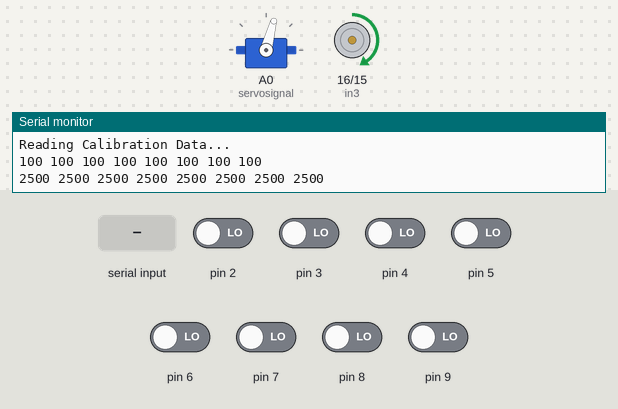
A sketch run on a simulated Arduino Uno, built with avr-gcc and run on an emulated ATmega328P. On the bench: servo, motor-driver pin pairs drawn as motors (green arrow = first pin HIGH = forward, orange = second pin HIGH = backward, longer = more drive, scaled by the enable pin), the last lines printed to the serial monitor. The test bench sets the inputs (shaded band); at power-on: pin 2–9 LOW.

Above: at 1.3 s.
1.4 s: "b" received over Serial
At 2.6 s:
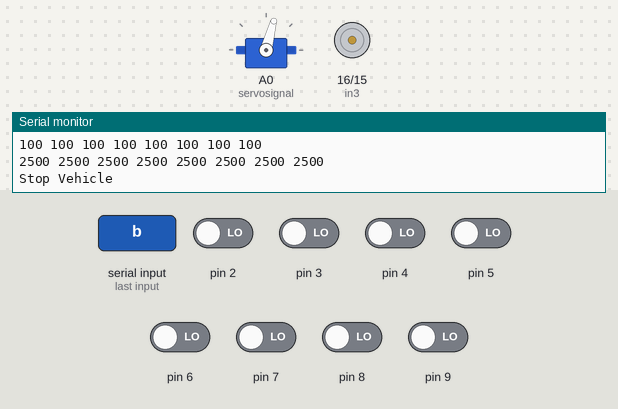
2.9 s: pin 5 driven HIGH
At 3.8 s:
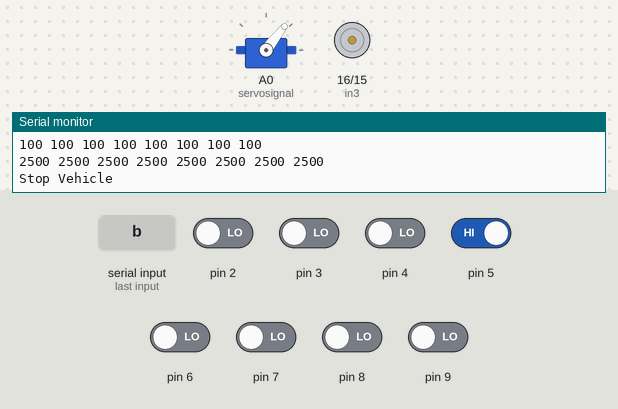
4.4 s: "s" received over Serial
At 5.1 s:
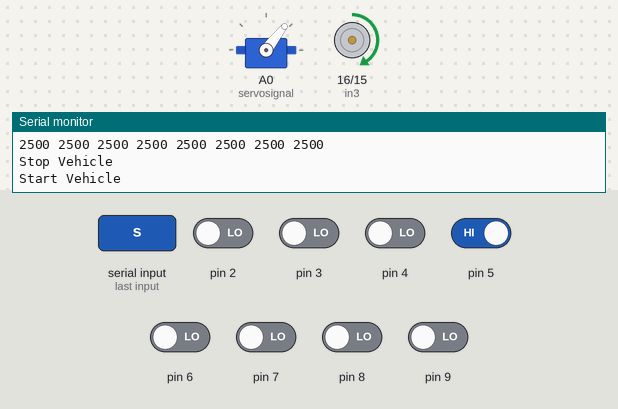
5.9 s: pin 8 driven HIGH
At 7.1 s:
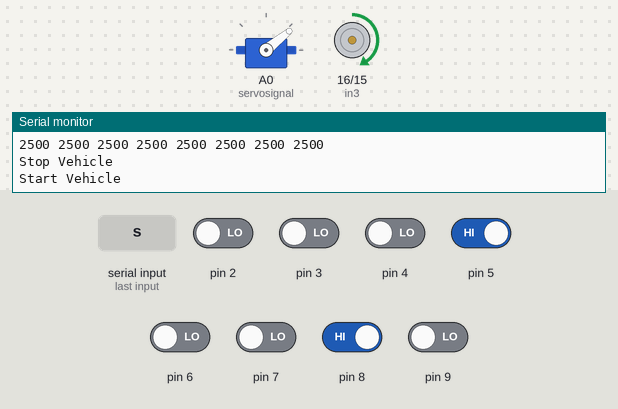
7.4 s: "B" received over Serial
At 8.5 s:
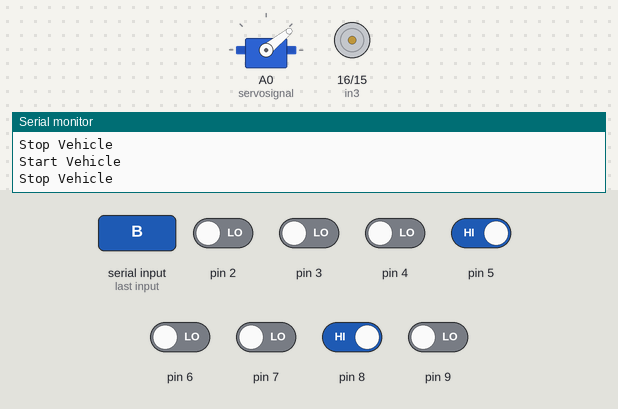
Timing chart, 0 to 10.4 s (numbered marks = the images above; inputs shaded):
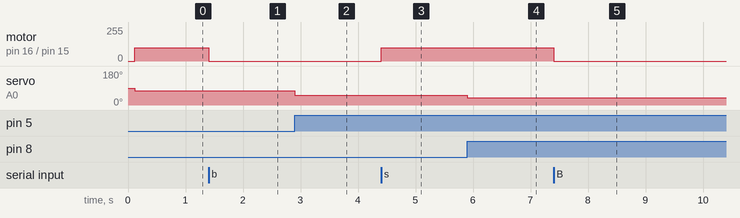

The sketch:

DriveWithNano.ino
```cpp
#include<Servo.h>
#include <QTRSensors.h>
#include <EEPROMex.h>
#include<NewPing.h>
#include <PID_v1.h>
#include <Wire.h>


#define NUM_SENSORS   8
#define TIMEOUT       2500
#define EMITTER_PIN   QTR_NO_EMITTER_PIN
#define enB           11
#define in3           16
#define in4           15
#define servosignal   A0
#define addrCalibratedMinimumOn 0
#define addrCalibratedMaximumOn 100

#define vmaxconst     110//85 bei Jonas //100 Nico //105 Girl
#define vplatoon  1
#define vplatoonfirst  0.9
#define stopDistance 5
#define vstep 5
#define steeringAngleMin 15 //15 bei Jonas Nico //Girl 10
#define steeringAngleMax 75 //75  bei Jonas Nico //girl 80
#define steeringDiff 30//30 bei Jonas Nico //35 Girl
#define vSteeringFactor 30// 30 Jonas //23 Nico //38 Girl
#define vSteeringFactorPlatooning 37
#define minValue 500 //500 bei Jonas
#define maxValue  7000 //7000 bei Jonas


#define SETPOINTCONST 6
#define SETPOINTPLATOON 6
#define OUTPUTMIN 80
#define KP 2 //2
#define KI 4 //5
#define KD 1.3//1

#define ADDRESSNANO 0x01


Servo steering;
int velocity = 0;
int vmax = vmaxconst;
int steeringAngle = 45;
boolean start = true;
int steeringFactor = vSteeringFactor;

QTRSensorsRC qtrrc((unsigned char[]) {
  2, 3, 4, 5, 6, 7, 8, 9
},
NUM_SENSORS, TIMEOUT, EMITTER_PIN);
unsigned int sensorValues[NUM_SENSORS];

double Setpoint =SETPOINTCONST;
double Input, Output;
int minimalDistance = 0;
//Specify the links and initial tuning parameters

PID pid(&Input, &Output, &Setpoint,KP,KI, KD, REVERSE);

void readQTR()
{
  Serial.println();
  Serial.println("Reading Calibration Data...");

   for (int i = 0; i < NUM_SENSORS; i++)
  {
    Serial.print(qtrrc.calibratedMinimumOn[i]);
    Serial.print(' ');
  }
  Serial.println();

  // print the calibration maximum values measured when emitters were on
  for (int i = 0; i < NUM_SENSORS; i++)
  {
    Serial.print(qtrrc.calibratedMaximumOn[i]);
    Serial.print(' ');
  }
  Serial.println();

}
void recallQTR()
{
  Serial.println();
  Serial.println("Recalling Calibration Data from EEPROM...");

  qtrrc.calibrate();
  EEPROM.readBlock<unsigned int>(addrCalibratedMinimumOn, qtrrc.calibratedMinimumOn, 8);
  EEPROM.readBlock<unsigned int>(addrCalibratedMaximumOn, qtrrc.calibratedMaximumOn, 8);

  Serial.println("EEPROM Recall Complete");
}
void steer(int angle) {
  if (angle >= steeringAngleMin && angle <= steeringAngleMax) {
    steering.write(angle);
  }
  else if (angle < steeringAngleMin) {
    steering.write(steeringAngleMin);
  }
  else if (angle > steeringAngleMax) {
    steering.write(steeringAngleMax);
  }
}
void drive(bool vor, int v) {
  if(start){
    digitalWrite(in4, !vor);
    digitalWrite(in3, vor);
    if (v >= 255) {
      analogWrite(enB, 255);
    }
    else if (v <= 0) {
     //stopCar();
     analogWrite(enB, 0);
    }
    else {
      analogWrite(enB, v);
    }
  }
  else{
    digitalWrite(in3, LOW);
    digitalWrite(in4, LOW);
    analogWrite(enB, 0);
  }
}
void stopCar() {
  start = false;
}
void togglePlatoon(bool start, bool first) {
  if (start && !first) {
    vmax =  vplatoon * vmaxconst;
    Setpoint = SETPOINTPLATOON;
    pid.SetOutputLimits(OUTPUTMIN, vmax);
    steeringFactor = vSteeringFactor;

  }
  else if (start && first) {
    vmax = vplatoonfirst * vmaxconst;
     Setpoint = SETPOINTPLATOON;
     pid.SetOutputLimits(OUTPUTMIN, vmax);
     steeringFactor = vSteeringFactorPlatooning;

  }
  else {
     Setpoint = SETPOINTCONST;
     vmax = vmaxconst;
     pid.SetOutputLimits(OUTPUTMIN, vmax);
     steeringFactor = vSteeringFactor;
  }
}
void startCar(){
  start = true ;
}
void receiveEvent(int bytes) {
  minimalDistance = Wire.read();    // read one character from the I2C
}
void setup() {
  Wire.begin();
  //Wire.beginTransmission(ADDRESSNANO);
  Wire.onReceive(receiveEvent);
  Serial.begin(9600);
  steering.attach(servosignal);
  pinMode(enB, OUTPUT);
  pinMode(in3, OUTPUT);
  pinMode(in4, OUTPUT);
  digitalWrite(in3, LOW);
  digitalWrite(in4, LOW);
  analogWrite(enB, 0);


  recallQTR();
  readQTR();

  pid.SetMode(AUTOMATIC);
  pid.SetOutputLimits(OUTPUTMIN, vmax);
  //stopCar();
  togglePlatoon(true,false);
}

void loop() {

  double deltav = pow(abs(steeringAngle -steeringDiff)/steeringDiff, 2) * steeringFactor ;
  Input = minimalDistance;
  pid.Compute();
  //Serial.println(Output);
  deltav *= Output/vmax;
  drive(true, Output + deltav);

  unsigned int p = qtrrc.readLine(sensorValues);
  //Serial.print(p);
  if ( p < minValue) {
    p = minValue;
  }
  if (p > maxValue) {
    p = maxValue;
  }
  steeringAngle = map(p, minValue, maxValue, steeringAngleMax, steeringAngleMin);
  //Serial.print("\t");
  //q   qxaSerial.println(steeringAngle);
  steer(steeringAngle);
  while (Serial.available() > 0) {
    char message = Serial.read();
    switch (message) {
      case 'p':
      case 'P': togglePlatoon(true, false);Serial.println("Start Platoon"); break;
      case 'f':
      case 'F': togglePlatoon(true, true);Serial.println("Start Platoon Leadership");  break;
      case 'n':
      case 'N': togglePlatoon(false, false);Serial.println("Stop Platoon");  break;
      case 's':
      case 'S': startCar();Serial.println("Start Vehicle");  break;
      case 'b':
      case 'B': stopCar();Serial.println("Stop Vehicle");  break;
      case 'D':
      case 'd': Serial.println(Output); break;
      default: Serial.println("Invalid serial message");
    }
  }
}
```

Measured:
- after the input at 1.4 s, motor on pin 16 (in3) / pin 15 (in4): forward 101/255 → stopped at once
- after the input at 2.9 s, servo on A0 (servosignal): 75° → 52° at once
- after the input at 4.4 s, motor on pin 16 (in3) / pin 15 (in4): stopped → forward 101/255 at once
- after the input at 5.9 s, servo on A0 (servosignal): 52° → 39° at once
- after the input at 7.4 s, motor on pin 16 (in3) / pin 15 (in4): forward 101/255 → stopped at once
